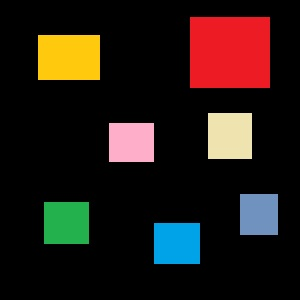
#> input picture Image Thresholding and Color Saturation/img.jpg, 300 x 300 px, found by its file name
$ jupyter execute Q1.ipynb
#> lines starting #> are read from the running program, lines starting #| are printed output that depends on the picture; after the words box and inside, x2 and y2 are one past the last pixel; in counts of white or black regions, pixels touching at a corner belong together
[cell 1]
#Importing our libraries for use
import cv2
import numpy as np
import matplotlib.pyplot as plt

Reading our image and converting it to grayscale

[cell 2]
#Reading our image and then converting it to grayscale
path = "C:\Danyal\Work\FAST\Semester 5\Digital Image Processing\I192014 Danyal Faheem - Assignment#1\Assignment#1\img.jpg"
img = cv2.imread(path, cv2.IMREAD_GRAYSCALE)
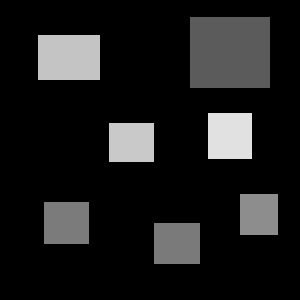
#> img: shape (300, 300); min 0, max 229, mean 28.4
# cv2.imshow('img',img)
# cv2.waitKey(0)
# cv2.destroyAllWindows()

Manually pixel handling

[cell 3]
#Since we have multiple objects, grabbing the unique intensity values from the image in a python set
pixel_set = {0}
counter = 0
count = 0
for x in img:
    for y in x:
        pixel_set.add(y)
#> after the loop, pixel_set = 66 items
# print(pixel_set)
#Converting the set to a list to apply operations on it
arr = list(pixel_set)
#> arr = 66 values, max 229 at index 53, min 0 at index 0, mean 135.2
arr.sort()
#print(arr)
#There are a range of intensity values in a single object
#To decide on one intensity for each object, remove similar intensities in the range of 10 of each intensity
for x in arr:
    for y in arr:
        if (y > x - 10 and y < x + 10):
            arr.remove(y)
#> this loop made 14 passes
#> x on passes 2 to 13: 3, 83, 88, 94, 119, 123, 137, 141, 192, 195, 202, 221
#> after the loop, arr = [3, 7, 92, 96, 121, 125, 139, 143, 147, 199, 204, 207, 224, 228]
#Running the same loop again to make sure only 1 intensity per object remains
for x in arr:
    for y in arr:
        if (y > x - 5 and y < x + 5):
            arr.remove(y)
#> this loop made 7 passes
#> x on passes 1 to 7: 3, 92, 121, 139, 147, 204, 224
#> after the loop, arr = [7, 96, 125, 147, 199, 207, 228]
pixel_count = [0] * len(arr)
#> pixel_count = [0, 0, 0, 0, 0, 0, 0]
#print(pixel_count)
#Now that we have the intensity of each object, counting the number of pixels that are in a range of 10 of the selected pixel
counter = 0
for i in arr:
    for x in img:
        for y in x:
                if (y > i - 10 and y < i + 10 and y != 0):
                    pixel_count[counter] += 1
    counter += 1
#> this loop made 7 passes
#> i on passes 1 to 7: 7, 96, 125, 147, 199, 207, 228
#> after the loop, counter = 7; pixel_count = [795, 5678, 3776, 1556, 4545, 1760, 2024]
counter = 0
count = 0
index = 0
#Writing the counts of hte pixel on the location of each pixel we choose to use as our range pixel
for i in arr:
    counter = 0
    for x in img:
        count = 0
        for y in x:
            if y == i and y in pixel_set:
                print((counter, count))
                cv2.putText(img, str(pixel_count[index]), (counter, count), cv2.FONT_HERSHEY_SIMPLEX, 0.5, (209, 80, 0, 255), 1)
                pixel_set.remove(y)
            count += 1
        counter += 1
    index += 1
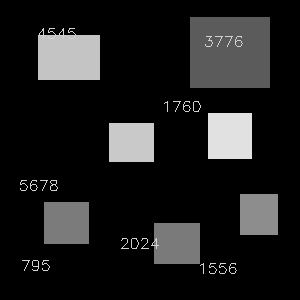
#> img: shape (300, 300); 0.73% of pixels changed, all inside (x1, y1, x2, y2) = (20, 28, 243, 274)
#> after the loop, index = 7; pixel_set = 59 items

#Displaying the new image
print(arr)
#| [7, 96, 125, 147, 199, 207, 228]
print(pixel_count)
#| [795, 5678, 3776, 1556, 4545, 1760, 2024]
cv2.imshow('img',img)
cv2.waitKey(0)
cv2.destroyAllWindows()

OpenCV implementation

[cell 4]
img = cv2.imread(path, cv2.IMREAD_GRAYSCALE)
#Since we have multiple objects, grabbing the unique intensity values from the image in a python set
pixel_set = {0}
counter = 0
count = 0
for x in img:
    for y in x:
        pixel_set.add(y)
#> after the loop, pixel_set = 66 items
# print(pixel_set)
#Converting the set to a list to apply operations on it
arr = list(pixel_set)
#> arr = 66 values, max 229 at index 53, min 0 at index 0, mean 135.2
arr.sort()
